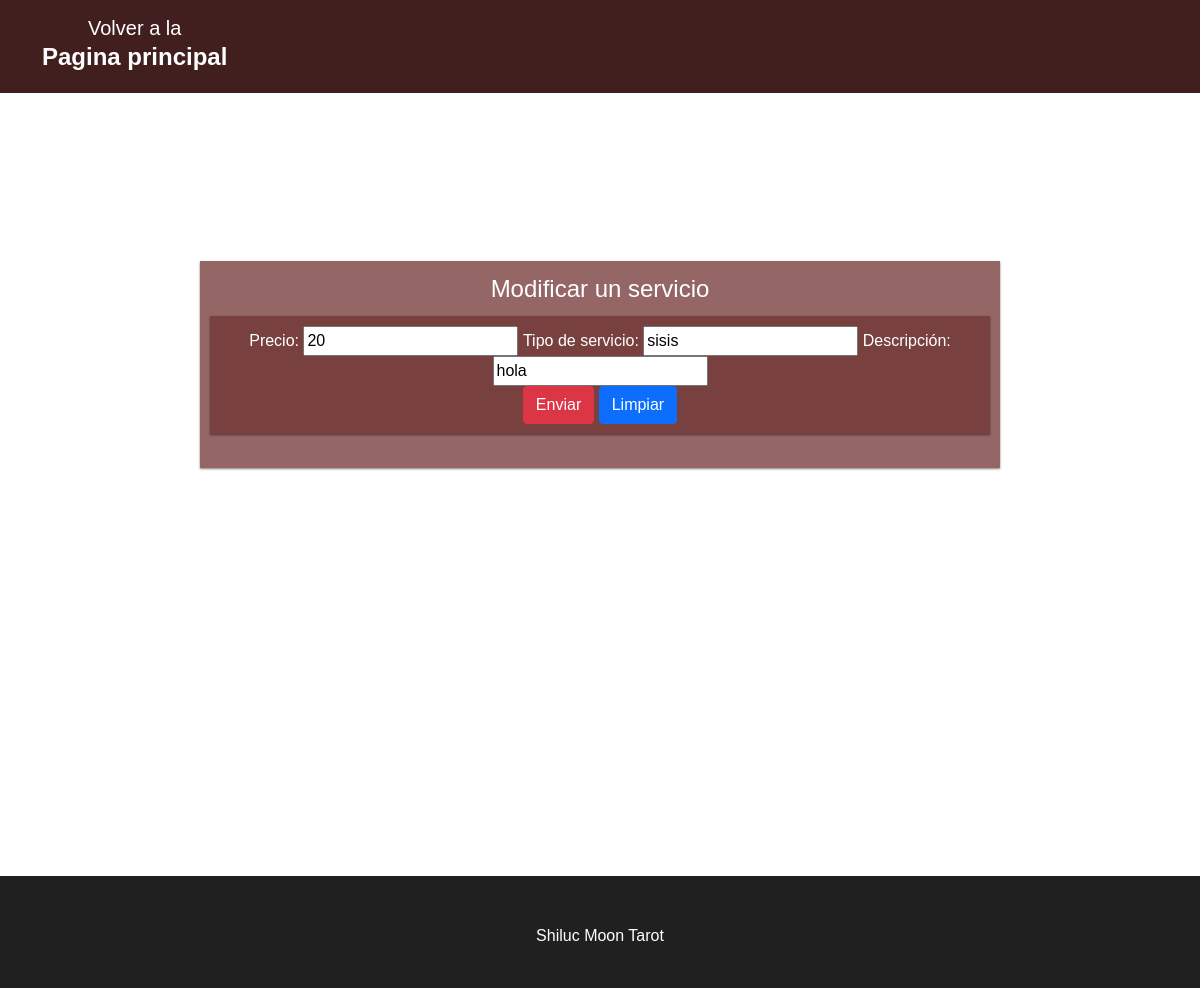
The page /modificarservicio/12 on the database its author committed.
### horas/models.py (models this page shows, shortened)
class Servicio(models.Model):
    precio = models.IntegerField(verbose_name='Precio', default=0)
    nombreServicio = models.CharField(max_length=20, verbose_name='Tipo de servicio')
    descripcion = models.CharField(max_length=50,verbose_name='Descripción', null=True)

### horas/views.py (the view)
# urls.py: path('modificarservicio/<id>',views.modificarservicio, name='modificarservicio'),
def modificarservicio(request, id):
    servicio=Servicio.objects.get(id=id)
    datos= {
        'form':ServicioForm(instance=servicio)
    }
    if(request.method == 'POST'):
        formulario = ServicioForm(data=request.POST, instance=servicio)
        if formulario.is_valid():
            formulario.save()
            datos['mensaje'] = 'Modificado correctamente'
    return render(request, 'horas/modificarservicio.html', datos)

### horas/forms.py
class ServicioForm(ModelForm):
    class Meta:
        model = Servicio
        fields = ['precio', 'nombreServicio', 'descripcion']

### horas/templates/horas/modificarservicio.html (shortened to what this page needs)
{% load static %}
<!DOCTYPE html>
<html lang="en">
<head>
    <link href="https://cdn.jsdelivr.net/npm/bootstrap@5.1.3/dist/css/bootstrap.min.css" rel="stylesheet">
    <link type="text/css" rel="stylesheet" href="{% static 'horas/css/formu.css' %}">
</head>
    <nav id="volver" class="navbar navbar-expand-md navbar-dark fixed-top ">
        <div class="container">
            <a class="navbar-brand" href="{% url 'index' %}">
                Volver a la<h4><b>Pagina principal</b></h4>
            </a>
        </div>
    </nav>
    <br>
    <br>
    <br>
    <br>
    <br>
    <br><br><br><br>
    <div id="fo" class="container">
        <div class="row">
            <div class="col-sm-12 col-md-12">
                <legend>Modificar un servicio</legend>
                <div id="fo" class="form-group">
                    <form method="post" action="" id="agregarserv">
                        <div class="form_group">
                            {{form.as_table}}
                        </div>
                        <input type="submit" class="btn btn-danger" id="enviar" value="Enviar">
                        <input type="reset" class="btn btn-primary" id="limpiar" value="Limpiar">
                    </form>
                </div>
                <br>
            </div>
        </div>
    </div>
    <br><br><br><br><br><br><br><br><br><br><br><br><br><br><br><br><br>
</body>
<footer id="footerform">
    <br><br>
    <p>Shiluc Moon Tarot</p><br>
</footer>
</html>

### horas/static/horas/css/formu.css (style rules this page uses)
* { box-sizing: border-box; }
#volver { background-color: #421f1f; }
#fo { width: 100%; max-width: 50rem; background-color: rgba(114, 53, 53, 0.753); padding: 10px; margin-top: 45px; box-shadow: 0px 1px 2px rgba(0, 0, 0, .5); text-align: center; max-height: 50rem; }
#footerform { margin-top: auto; background: #202020; text-align: center; }

### rows shown on the page
Servicio: precio "20", nombreServicio "sisis", descripcion "hola"
